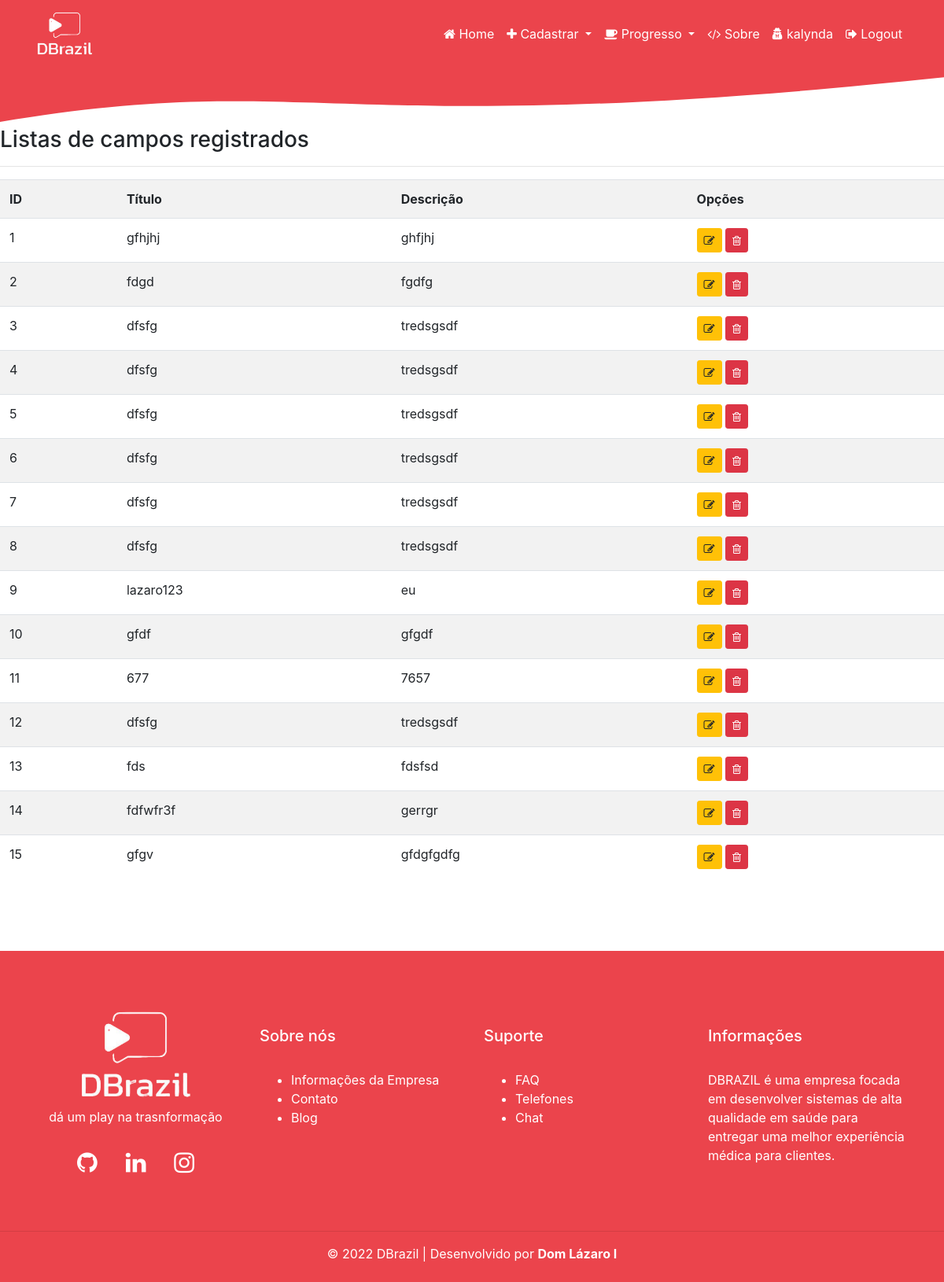
Page /listar/campo/ (signed in) on the committed database.
### cadastros/models.py (models this page shows, shortened)
class Campo(models.Model):
    nome = models.CharField(max_length=300, verbose_name='Nome')
    descricao = models.CharField(max_length=500, verbose_name='Descrição')

### cadastros/views.py (the view)
# urls.py: path('listar/campo/', CampoList.as_view(), name='listar-campo'),
class CampoList(GroupRequiredMixin, LoginRequiredMixin, ListView):
    model = Campo
    lista = 'cadastros/campo.html'
    login_url = reverse_lazy("login")
    def get_queryset(self):
        self.object_list = Campo.objects.filter(nome = self.request.user)
        return super().get_queryset()

### cadastros/templates/cadastros/campo_list.html
{% extends 'modelo.html' %}
{% load static %}
{% block conteudo %}
<h3>Listas de campos registrados</h3>
<hr>
<div class="table-responsive">
    <table class="table table-striped">
        <tr>
            <th>
                ID
            </th>
            <th>
                Título
            </th>
            <th>
                Descrição
            </th>
            <th>
                Opções
            </th>
        </tr>
        {% for campo in object_list %}
        <tr>
            <td>{{ campo.pk }}</td>
            <td>{{ campo.nome }}</td>
            <td>{{ campo.descricao }}</td>
            <td>
                <a href="" class="btn btn-warning btn-sm" title="Editar"><span class="fa fa-edit"></span></a>
                <a href="" class="btn btn-danger btn-sm" title="Excluir"><span class="fa fa-trash-o"></span></a>
            </td>
        </tr>
        {% empty %}
        <tr>
            <td colspan="3">
                Nemhum campo foi registrado!
            </td>
        </tr>
        {% endfor %}
    </table>
</div>
{% endblock %}

### paginas/templates/modelo.html (shortened to what this page needs)
{% load static %}
<!DOCTYPE html>
<html lang="pt-br">
<head>
    <link rel="stylesheet" href="{% static '/css/bootstrap.min.css' %}">
    <link rel="stylesheet" type="text/css" href="https://cdn.datatables.net/v/bs4/dt-1.11.5/datatables.min.css" />
    <link rel="stylesheet" href="https://cdnjs.cloudflare.com/ajax/libs/font-awesome/4.7.0/css/font-awesome.min.css" />
</head>
<body>
    {% if request.user.is_authenticated %}
        {% block menu %}
            <nav class="navbar navbar-expand-lg navbar-light bg-light absolute-top">
                <div class="container">
                    <a class="navbar-brand" href="{% url 'index' %}">
                        <img class="custom-logo" src="{% static 'img/logo.png' %}" width="75" alt="">
                    </a>
                    <div class="collapse navbar-collapse" id="navbarResponsive">
                        <ul class="navbar-nav ml-auto">
                            <li class="nav-item active">
                                <a class="nav-link" href="{% url 'index' %}"><i class="fa fa-home" aria-hidden="true"></i> Home
                                </a>
                            </li>
                            <li class="nav-item dropdown">
                                <a class="nav-link dropdown-toggle" href="#" id="navbarDropdown" role="button" data-toggle="dropdown"
                                    aria-haspopup="true" aria-expanded="false"> <i class="fa fa-plus" aria-hidden="true"></i>
                                    Cadastrar
                                </a>
                            </li>
                            <li class="nav-item dropdown">
                                <a class="nav-link dropdown-toggle" href="#" id="navbarDropdown" role="button" data-toggle="dropdown"
                                    aria-haspopup="true" aria-expanded="false"><i class="fa fa-coffee" aria-hidden="true"></i> Progresso
                                </a>
                            </li>
                            <li class="nav-item">
                                <a class="nav-link" href="{% url 'sobre'%}"><i class="fa fa-code" aria-hidden="true"></i> Sobre</a>
                            </li>
                            <li class="nav-item">
                                <a class="nav-link" href="#"><span id ='username'><i class="fa fa-user-secret" aria-hidden="true"></i> {{ request.user }}</span></a>
                            </li>
                            <li class="nav-item">
                                <a class="nav-link" href="{% url 'logout' %}"><i class="fa fa-sign-out" aria-hidden="true"></i> Logout</a>
                            </li>
                        </ul>
                    </div>
                </div>
            </nav>
            <svg style="background-color:#ffffff;" width="100%" height="70" viewBox="0 0 100 100" preserveAspectRatio="none">
                <path id="wavepath" d="M0,0  L110,0C35,150 35,0 0,100z" fill="#eb444c"></path>
            </svg>
        {% endblock %}
    {% endif %}
    {% block conteudo %}
    {% endblock %}
    {% block rodape %}
    <svg style="background-color:#ffffff;" width="100%" height="70" viewBox="0 0 100 100" preserveAspectRatio="none">
        <path id="wavepath" d="M0,0  D110,0C35,150 35,0 0,100z" fill="#eb444c"></path>
    </svg>
    <footer id="myFooter">
        <div class="container">
            <br /><br /><br />
            <div class="row">
                <div class="col-sm-3">
                    <div class="container">
                        <center><h6 ><a href="{% url 'index' %}"><img class="custom-logo" src="{% static 'img/logo.png'%}" width="150" alt=""></a></h6>
                        dá um play na trasnformação</center>
                        <div class="social-icons">
                            <br/>
                            <center>
                            <a href="#" target="_blank" class="rede"><i class="fa fa-github"></i></a>
                            <a href="https://br.linkedin.com/company/dbrazil" target="_blank" class="rede"><i class="fa fa-linkedin"></i></a>
                            <a href="https://www.instagram.com/dbrazil_/" target="_blank" class="rede"><i class="fa fa-instagram"></i></a>
                            </center>
                        </div>
                    </div>
                </div>
                <div class="col-sm-3">
                    <br />
                    <h5>Sobre nós</h5>
                    <br/>
                    <ul>
                        <li><a href="#" class="linkextra">Informações da Empresa</a></li>
                        <li><a href="#" class="linkextra">Contato</a></li>
                        <li><a href="#" class="linkextra">Blog</a></li>
                    </ul>
                </div>
                <div class="col-sm-3">
                    <br />
                    <h5>Suporte</h5>
                    <br />
                    <ul>
                        <li><a href="#" class="linkextra">FAQ</a></li>
                        <li><a href="#" class="linkextra">Telefones</a></li>
                        <li><a href="#" class="linkextra">Chat</a></li>
                    </ul>
                </div>
                <div class="col-sm-3 info">
                    <br />
                    <h5>Informações</h5>
                    <br />
                    <p> DBRAZIL é uma empresa focada em desenvolver sistemas de alta qualidade em saúde para entregar uma melhor experiência
                    médica para clientes. </p>
                </div>
            </div>
        </div>
    <br /><br />
    <hr>
    <center>&copy; 2022 DBrazil | Desenvolvido por <a href="https://www.instagram.com/dom_lazaro_i/" target="_blank" class="linkextra"><strong>Dom Lázaro I</strong></a></center>
    <br />
    </footer>
    {% endblock %}
</body>
</html>

### paginas/templates/modelo.html (style rules this page uses)
.container { background-color: #eb444c; }
.navbar-light .navbar-nav .active>.nav-link, .navbar-light .navbar-nav .nav-link.active, .navbar-light .navbar-nav .nav-link.show, .navbar-light .navbar-nav .show>.nav-link { color: white; }
.navbar-light .navbar-nav .nav-link { color: white; }
.bg-light { background-color: #eb444c !important; }
#myFooter { background-color: #eb444c; color: white; }
.rede { font-size: 30px !important; padding-left: 7%; padding-right: 7%; color: white; }
.linkextra { color: white; }

### rows in the picture
Campo: pk "1", nome "gfhjhj", descricao "ghfjhj"
Campo: pk "2", nome "fdgd", descricao "fgdfg"
Campo: pk "3", nome "dfsfg", descricao "tredsgsdf"
Campo: pk "4", nome "dfsfg", descricao "tredsgsdf"
Campo: pk "5", nome "dfsfg", descricao "tredsgsdf"
Campo: pk "6", nome "dfsfg", descricao "tredsgsdf"
Campo: pk "7", nome "dfsfg", descricao "tredsgsdf"
Campo: pk "8", nome "dfsfg", descricao "tredsgsdf"
Campo: pk "9", nome "lazaro123", descricao "eu"
Campo: pk "10", nome "gfdf", descricao "gfgdf"
Campo: pk "11", nome "677", descricao "7657"
Campo: pk "12", nome "dfsfg", descricao "tredsgsdf"
Campo: pk "13", nome "fds", descricao "fdsfsd"
Campo: pk "14", nome "fdfwfr3f", descricao "gerrgr"
Campo: pk "15", nome "gfgv", descricao "gfdgfgdfg"

### other values in the picture
{{ request.user }} "kalynda"
